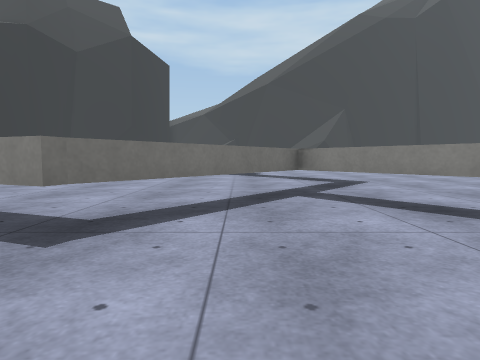
View 1 (above)

15 first-person views from a walk through a Unity game level. The camera is 0.72 m above the floor, tilts 4° down and sees 75° across. The floor is counted in squares, 1 m on a side. Each view is taken from the middle of a square. On the plan, view 1 faces up. The plan holds only what a view shows up to about 10 squares ahead; the rest is blank. The place goes on beyond the plan. Some surface patterns are stand-ins.

View 2
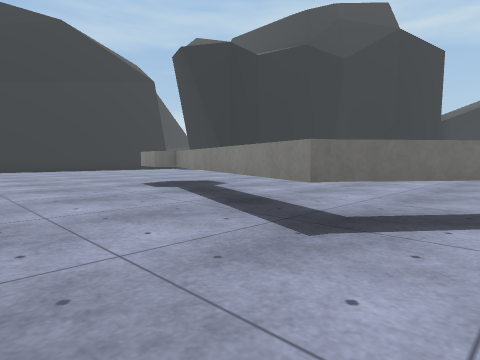

View 3
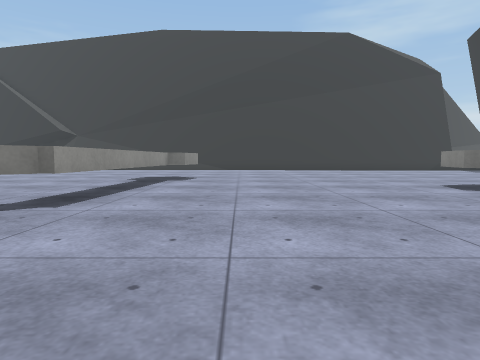

View 4
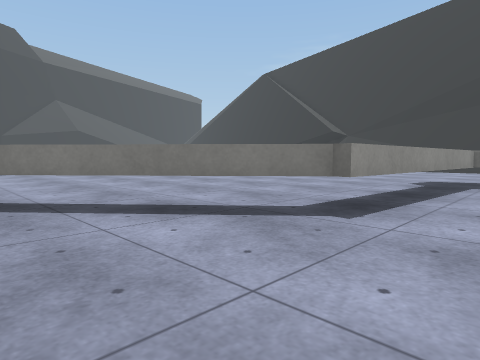

View 5
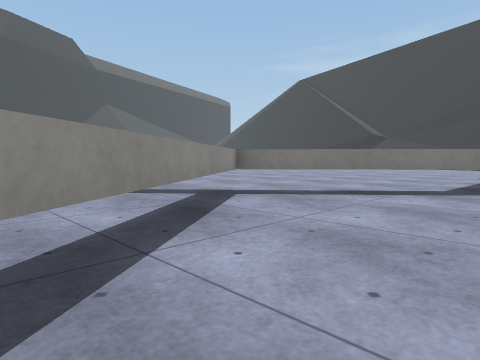

View 6
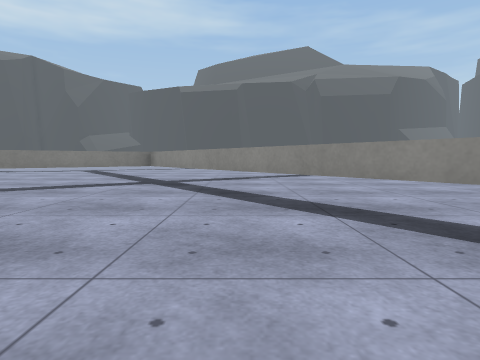

View 7
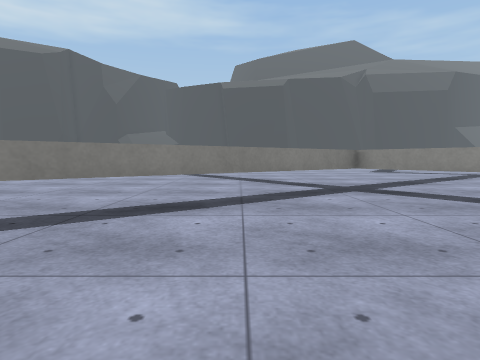

View 8
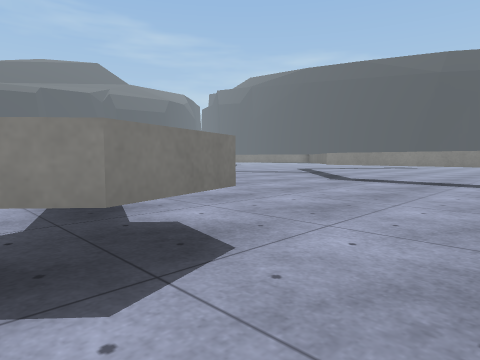

View 9
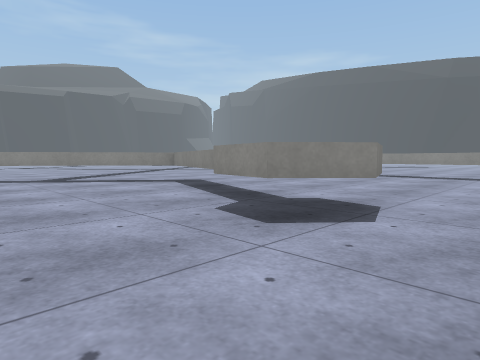

View 10
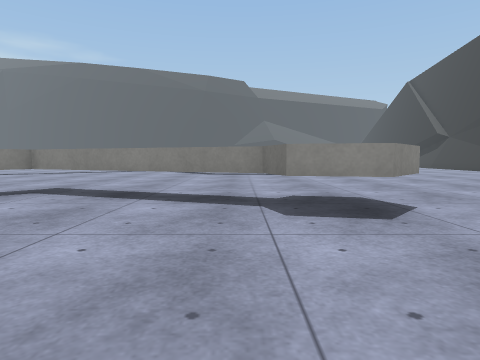

View 11
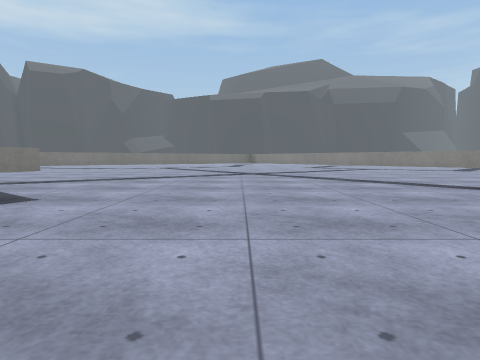

View 12
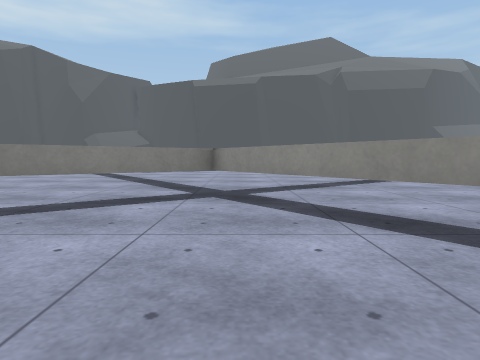

View 13
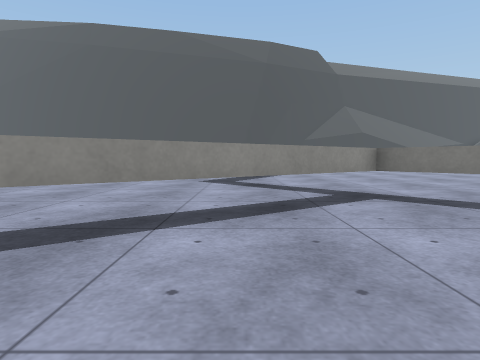

View 14
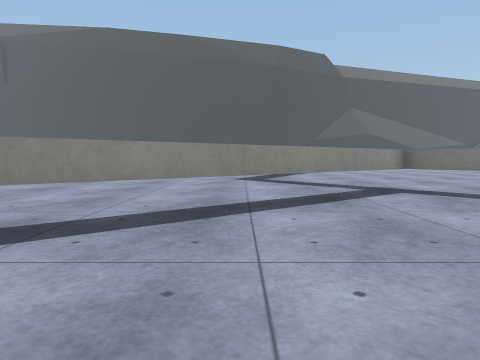

View 15
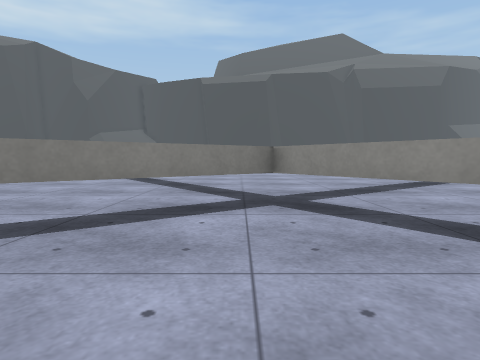

### Floor plan
Key: @ floor where view 1 was taken; # wall or solid block; . floor; T thing the floor can be seen under or through; O other object.
Columns run from 10 left of view 1 to 12 right of it. Each row starts with its distance up from view 1.
 11        ..
 10     . ....... ....
  9 ............. ....
  8 ............  ...  ..
  7 ...........T ........
  6 ..OO......TTT........
  5 ..O TT....T.T ........
  4 ...OTTTT.T...T.........
  3 .......TTT....T........
  2 ..............TT......
  1 ...............T ...
  0 ..........@.....T..  ..
 -1 .................T  ...
 -2 ................TT  ...
 -3 O..............TT.  ...
 -4 #TTTTT.......TT ... ...
 -5 ......T.....TT...... ..
 -6 ...... T...TT.......
 -7 ....... TTT ........
 -8 ........TT..........
 -9   .......  ........
-10    .......  ......
-11     .......  ....
-12     .......  ..

Positions as (right, up) in squares from view 1, and headings:
1: (0, 0), facing up
2: (0, 0), facing up-left
3: (0, -1), facing left
4: (-1, -2), facing down-left
5: (3, -3), facing down-left
6: (-2, -4), facing right
7: (0, 1), facing right
8: (-10, 6), facing down-right
9: (-10, 9), facing down-right
10: (-6, 10), facing down
11: (-7, -1), facing right
12: (1, -2), facing right
13: (1, -2), facing down
14: (2, -1), facing down
15: (2, -1), facing right
